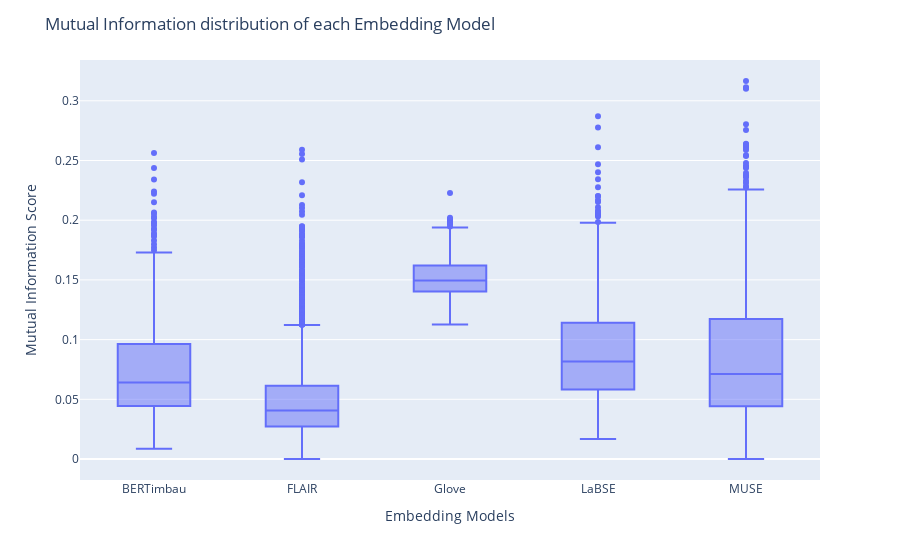

The cell this chart's notebook holds for it:
### Code cell
print_dependencies_blox_pot('training_data.csv')

### Figure 1 — Plotly figure (JSON) as saved in the notebook; plotly's stock layout.template omitted (floating-point values rounded to 4 significant figures; data arrays with more than 128 entries replaced by an {"elided": "..."} marker saying what was removed)
{"data": [{"alignmentgroup": "True", "hovertemplate": "Embedding Models=%{x}<br>Mutual Information Score=%{y}<extra></extra>", "legendgroup": "", "marker": {"color": "#636efa"}, "name": "", "notched": false, "offsetgroup": "", "orientation": "v", "showlegend": false, "type": "box", "x": {"elided": "6444 str values"}, "x0": " ", "xaxis": "x", "y": {"elided": "6444 float values"}, "y0": " ", "yaxis": "y"}], "layout": {"boxmode": "group", "legend": {"tracegroupgap": 0}, "margin": {"t": 60}, "title": {"text": "Mutual Information distribution of each Embedding Model"}, "xaxis": {"anchor": "y", "domain": [0, 1], "title": {"text": "Embedding Models"}}, "yaxis": {"anchor": "x", "domain": [0, 1], "title": {"text": "Mutual Information Score"}}}}
